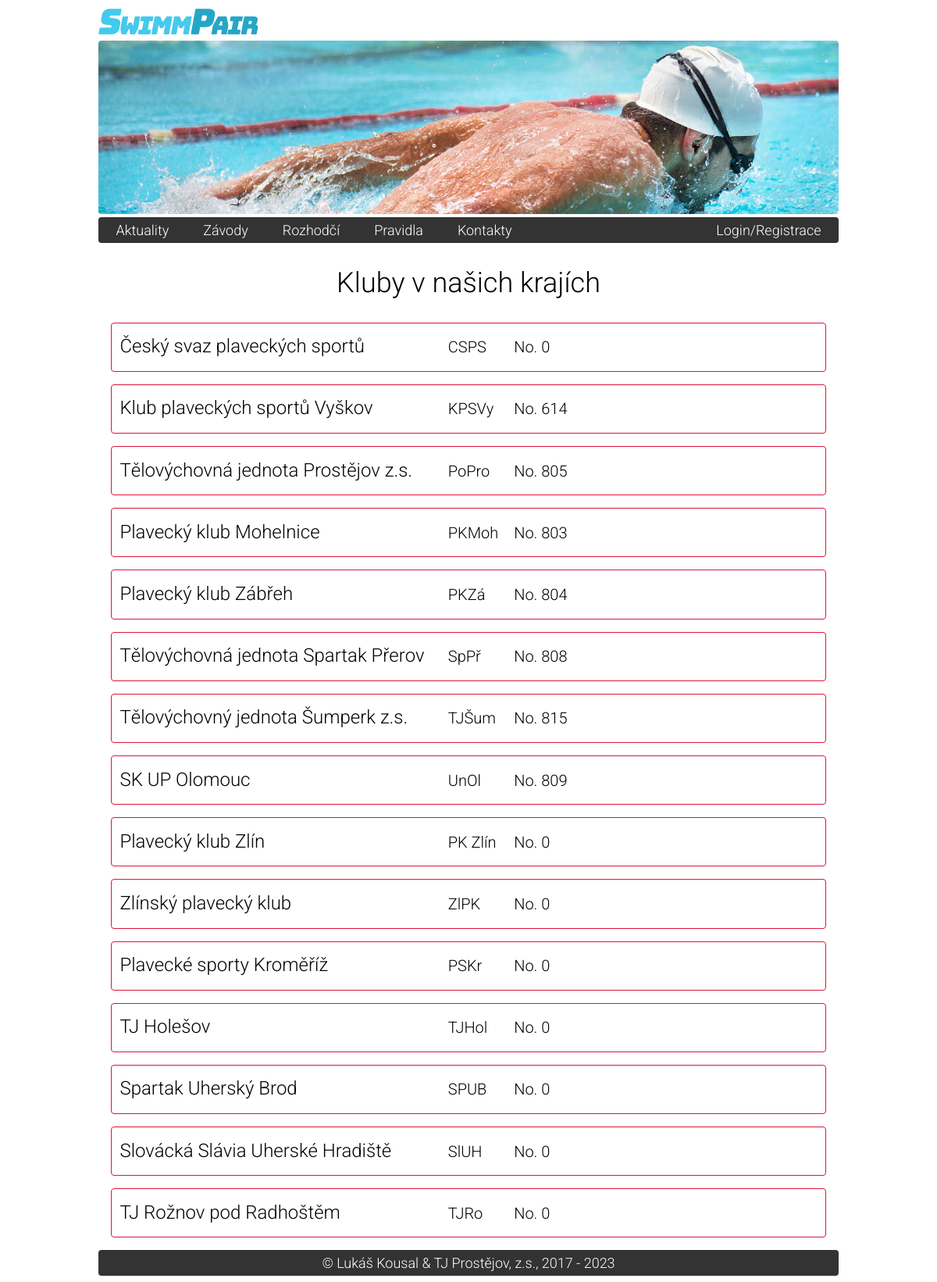
Screenshot of /kluby.php with the database file from the repository.
### tables this page shows
CREATE TABLE `sp_clubs` (
  `id` int NOT NULL AUTO_INCREMENT,
  `name` varchar(80) NOT NULL,
  `abbreviation` text NOT NULL,
  `code` int DEFAULT NULL,
  `img` text,
  `affiliation_region_id` int NOT NULL,
  PRIMARY KEY (`id`),
  UNIQUE KEY `name` (`name`)
);

### start.php (called while the page is built, shortened)
<?php
    $host = getenv("DATABASE_HOST");
    $user = getenv("DATABASE_USER");
    $pass = getenv("DATABASE_PASS");
    $db = getenv("DATABASE_NAME");
	$mysqli = new mysqli($host, $user, $pass, $db) or die($mysqli->error);
	$mysqli->set_charset('utf8');
	require __DIR__ . '/model/Club.php';
	require __DIR__ . '/model/ClubsManager.php';
	$clubsManager = new ClubsManager($mysqli);

### model/ClubsManager.php (called while the page is built, shortened)
<?php
class ClubsManager
{
	private $mysqli;
	public function __construct(mysqli $mysqli)
	{
		$this->mysqli = $mysqli;
	}
	public function FindAllClubs()
	{
		$statement = $this->mysqli->prepare('CALL `FindAllClubs`()');
		return $this->_CreateClubsFromStatement($statement);
	}
	private function _CreateClubsFromStatement(mysqli_stmt $statement)
	{
		$statement->execute();
		$rows = $statement->get_result()->fetch_all(MYSQLI_ASSOC);
		$clubs = [];
		foreach ($rows as $row) {
			$clubs[] = $this->_CreateClubFromRow($row);
		}
		return $clubs;
	}
	private function _CreateClubFromRow(array $row)
	{
		return new Club($row['id'], $row['name'], $row['abbreviation'], $row['code'], $row['img'], $row['affiliation_region_id']);
	}
}

### model/Club.php (called while the page is built, shortened)
<?php
class Club
{
	public function __construct($id, $name, $abbreviation, $code, $img, $affiliation_region_id)
	{
		$this->id = $id;
		$this->name = $name;
		$this->abbreviation = $abbreviation;
		$this->code = $code;
	}
}

### kluby.php (the view, shortened to what this page needs)
<?php
require 'start.php';
$clubs = $clubsManager->FindAllClubs();
?>
<!DOCTYPE html>
<html>
<head>
	<?php include("UNIFIED_head_content.php"); ?>
</head>
<body>
<div class="bodywrapper">
    <?php include("UNIFIED_header.php"); ?>
    <?php include("UNIFIED_menu.php"); ?>
    <section class="content">
        <h1>Kluby v našich krajích</h1>
        <div id="kluby">
        <?php
            if(count($clubs)!=0) {
	            ?>
	            <?php foreach ($clubs as $club): ?>
                    <article class="rozhodci" onclick="location.href='klub.php?id=<?= $club->id ?>';">
                        <h1><?= $club->name ?></h1>
                        <h2><?= $club->abbreviation ?> </h2>
                        <h2>No. <?= $club->code ?></h2>
                    </article>
	            <?php endforeach; ?>
	            <?php
            }
            else
            {
	            echo "<p style=\"text-align:center;\">–<span style=\"border: 1px solid black;\">&nbsp;0 KLUBŮ V SYSTÉMU&nbsp;</span>–</p>";
            }
        ?>
        </div>
    </section>
    <?php include("UNIFIED_footer.php"); ?>
</div>
</body>
</html>

### UNIFIED_head_content.php (shortened to what this page needs)
<link rel="stylesheet" href="css/style.css">

### UNIFIED_header.php
<div id="overlogo"class="toplogowrapper">
    <a href="index.php">
        <img src="img/1EDLRUR2Y1EM5LWZ2TPRLNA2C54FFF_slice_40h.png">
    </a>
</div>
<div class="headerwrapper">
    <img style="width: 100%; object-fit: contain;" src="img/header_stripe.jpg" alt="lukas_kousal_prerov2014.png">
</div>

### UNIFIED_menu.php (shortened to what this page needs)
<nav class="topmenu">
    <ul>
        <li><a class="active" href="index.php">Aktuality</a></li>
        <li class="dropdown">
            <a href="javascript:void(0)" class="dropbtn">Závody</a>
        </li>
        <li class="dropdown">
            <a href="javascript:void(0)" class="dropbtn">Rozhodčí</a>
        </li>
        <li><a href="/pravidla/">Pravidla</a></li>
        <li><a href="/kontakty.php">Kontakty</a></li>
        <li id="menu-log-reg"><a href="/admin/index.php">Login/Registrace</a></li>
    </ul>
</nav>

### UNIFIED_footer.php (shortened to what this page needs)
<footer>
    &copy; Lukáš Kousal &amp; TJ Prostějov, z.s., 2017 -
</footer>

### css/style.css (style rules this page uses)
html { overflow-y: scroll; }
body { color: #000; font-weight: 300; font-family: 'Roboto', sans-serif; font-size: 18px; text-align: center; }
nav.topmenu { text-align: center; }
.bodywrapper { width: 80%; margin: 0 auto; text-align: left; }
.toplogowrapper { overflow: hidden; }
.headerwrapper { overflow: hidden; }
.headerwrapper>img { border-radius: 4px; }
h1 { font-weight: 300; font-family: 'Roboto', sans-serif; font-size: 32px; }
.topmenu>ul { border-radius: 4px; list-style-type: none; margin: 0; padding: 0; overflow: hidden; background-color: #333; }
.topmenu>ul>li { float: left; }
.topmenu>ul>li>a { display: block; color: white; text-align: center; padding: 6px 22px; text-decoration: none; }
.topmenu>ul>li>a:hover, .dropdown:hover, .dropbtn { background-color: #333; }
#menu-log-reg { float: right; }
.content>h1, #title>h1, #content>h1 { text-align: center; font-weight: 300; font-size: 36px; }
footer { display: block; color: white; text-align: center; padding: 6px 22px; text-decoration: none; background-color: #333; border-radius: 4px; }
.rozhodci { border: 1px solid #DC143C; border-radius: 4px; padding: 2px 10px 2px 10px; margin: 16px; transition: background-color 0.8s ease; -webkit-transition: background-color 0.8s ease; -moz-transition: background-color 0.8s ease; -o-transition: background-color 0.8s ease; }
.rozhodci>h1 { font-size: 24px; margin-top: 8px; margin-bottom: 8px; margin-right: 16px; font-weight: 300; display: inline-block; width: 130px; }
#kluby>.rozhodci>h1 { width: 400px; }
.rozhodci>h2 { font-size: 20px; font-weight: 300; display: inline-block; min-width: 80px; }

### rows the page displays
sp_clubs: name "Český svaz plaveckých sportů", abbreviation "CSPS", code "0"
sp_clubs: name "Klub plaveckých sportů Vyškov", abbreviation "KPSVy", code "614"
sp_clubs: name "Tělovýchovná jednota Prostějov z.s.", abbreviation "PoPro", code "805"
sp_clubs: name "Plavecký klub Mohelnice", abbreviation "PKMoh", code "803"
sp_clubs: name "Plavecký klub Zábřeh", abbreviation "PKZá", code "804"
sp_clubs: name "Tělovýchovná jednota Spartak Přerov", abbreviation "SpPř", code "808"
sp_clubs: name "Tělovýchovný jednota Šumperk z.s.", abbreviation "TJŠum", code "815"
sp_clubs: name "SK UP Olomouc", abbreviation "UnOl", code "809"
sp_clubs: name "Plavecký klub Zlín", abbreviation "PK Zlín", code "0"
sp_clubs: name "Zlínský plavecký klub", abbreviation "ZlPK", code "0"
sp_clubs: name "Plavecké sporty Kroměříž", abbreviation "PSKr", code "0"
sp_clubs: name "TJ Holešov", abbreviation "TJHol", code "0"
sp_clubs: name "Spartak Uherský Brod", abbreviation "SPUB", code "0"
sp_clubs: name "Slovácká Slávia Uherské Hradiště", abbreviation "SlUH", code "0"
sp_clubs: name "TJ Rožnov pod Radhoštěm", abbreviation "TJRo", code "0"
